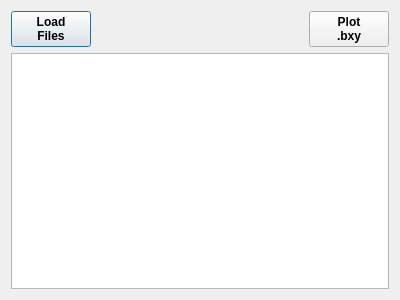
<?xml version="1.0" encoding="UTF-8"?>
<ui version="4.0">
 <class>Dialog</class>
 <widget class="QDialog" name="Dialog">
  <property name="geometry">
   <rect>
    <x>0</x>
    <y>0</y>
    <width>400</width>
    <height>300</height>
   </rect>
  </property>
  <property name="windowTitle">
   <string>Dialog</string>
  </property>
  <layout class="QVBoxLayout" name="verticalLayout">
   <item>
    <layout class="QHBoxLayout" name="horizontalLayout">
     <item>
      <widget class="QPushButton" name="but_load_files">
       <property name="font">
        <font>
         <weight>75</weight>
         <bold>true</bold>
        </font>
       </property>
       <property name="text">
        <string>Load
Files</string>
       </property>
      </widget>
     </item>
     <item>
      <spacer name="horizontalSpacer">
       <property name="orientation">
        <enum>Qt::Horizontal</enum>
       </property>
       <property name="sizeHint" stdset="0">
        <size>
         <width>40</width>
         <height>20</height>
        </size>
       </property>
      </spacer>
     </item>
     <item>
      <widget class="QPushButton" name="but_plot">
       <property name="font">
        <font>
         <weight>75</weight>
         <bold>true</bold>
        </font>
       </property>
       <property name="text">
        <string>Plot
.bxy</string>
       </property>
      </widget>
     </item>
    </layout>
   </item>
   <item>
    <widget class="QListWidget" name="lst_files"/>
   </item>
  </layout>
 </widget>
 <resources/>
 <connections/>
</ui>
